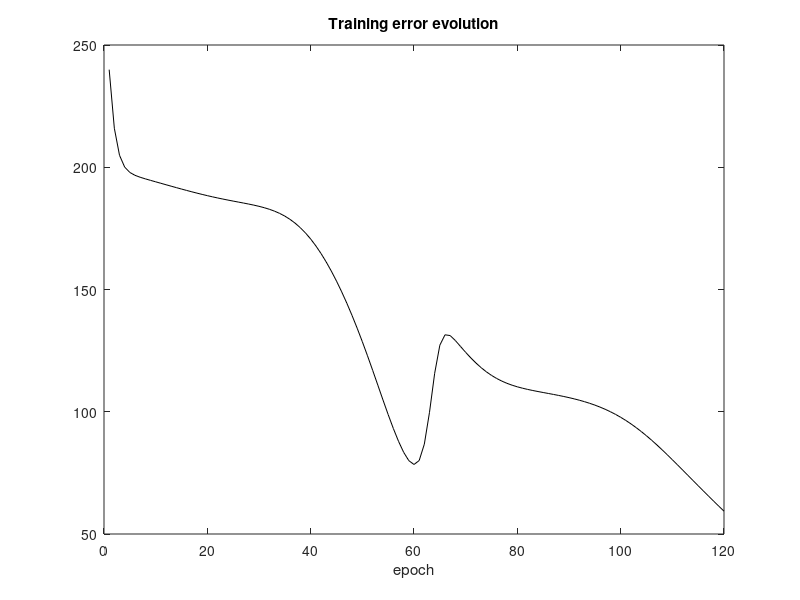
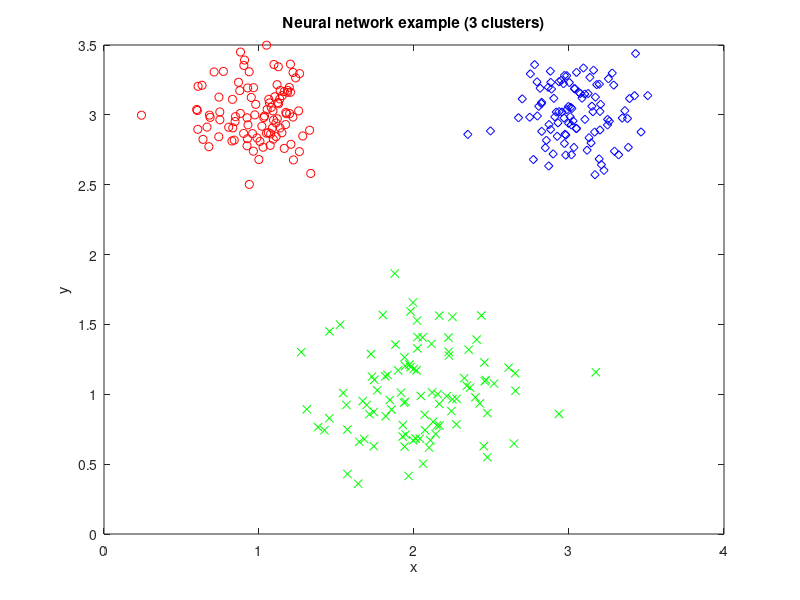
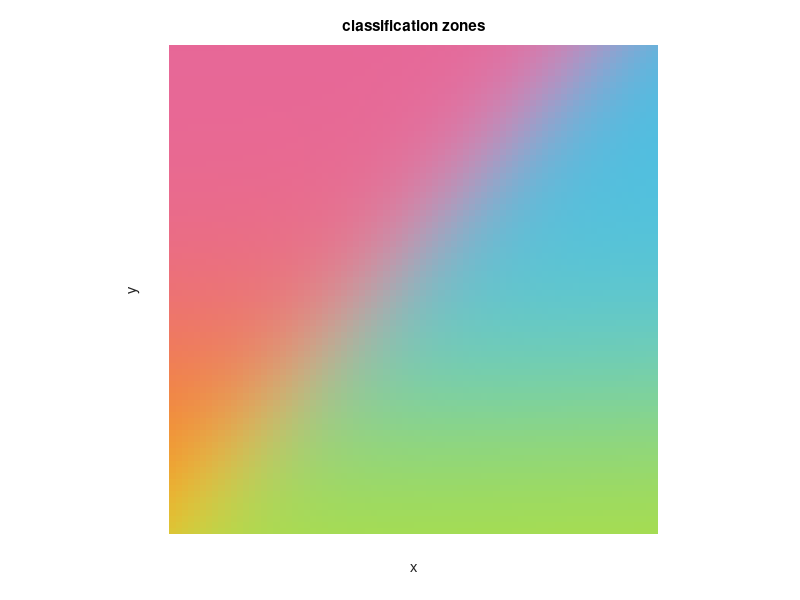

MATLAB code for these plots, in order:
% Backpropagation example
% Three clusters of Gaussian data

% the data (3 clusters)---------------------------
N=100;
%cluster 1
mux1=1; muy1=3; sigmax1=0.2; sigmay1=0.2;
x1=normrnd(mux1,sigmax1,1,N);
y1=normrnd(muy1,sigmay1,1,N);
%cluster 2
mux2=2; muy2=1; sigmax2=0.3; sigmay2=0.3;
x2=normrnd(mux2,sigmax2,1,N);
y2=normrnd(muy2,sigmay2,1,N);
%cluster 3
mux3=3; muy3=3; sigmax3=0.2; sigmay3=0.2;
x3=normrnd(mux3,sigmax3,1,N);
y3=normrnd(muy3,sigmay3,1,N);

% complete data set
D=zeros(2,3*N);
D(1,:)=[x1,x2,x3];
D(2,:)=[y1,y2,y3];

% neural network init------------------------------
% (w: weights; c: outputs; delta: error)
% 2 input neurons
ci=zeros(2,1);
% 2 hidden neurons
wh=0.05*ones(2,2); bh=0.05*ones(2,1); ch=zeros(2,1); deltah=zeros(2,1);
% 3 output neurons
wo=0.05*ones(2,3); bo=0.05*ones(3,1); co=zeros(3,1); deltao=zeros(3,1);

%training constant
eta=0.001;

Nte=120; %number of training epochs
Er=zeros(Nte,1); %error record

% neural network training------------------------------

%training iterations
Ef=1000; %for info after search

for it=1:Nte,   
   for in=1:300, 
      %---------------------------------------
      
      %neuron inputs
      nn=in;
      x=D(1,nn); y=D(2,nn);
      %neuron outputs
      ci(1)=x; ci(2)=y; ch=tanh(bh+(wh'*ci)); co=tanh(bo+(wo'*ch));
      %errors (output):
      deltao=(1-(co.^2)); 
      if in>200,
         %data with label co1=0, co2=0, co3=1
         deltao(1)=deltao(1)*(-co(1)); 
         deltao(2)=deltao(2)*(-co(2));
         deltao(3)=deltao(3)*(1-co(3));
         %training error
         Er(it)=Er(it)+((co(1))^2)+((co(2))^2)+((co(3)-1)^2);
      elseif in>100,         
         %data with label co1=0, co2=1, co3=0
         deltao(1)=deltao(1)*(-co(1)); 
      	deltao(2)=deltao(2)*(1-co(2));
         deltao(3)=deltao(3)*(-co(3));
         %training error
         Er(it)=Er(it)+((co(1))^2)+((co(2)-1)^2)+((co(3))^2);
      else
         %data with label co1=1, co2=0, co3=0
			deltao(1)=deltao(1)*(1-co(1)); 
         deltao(2)=deltao(2)*(-co(2));
         deltao(3)=deltao(3)*(-co(3));
         %training error
         Er(it)=Er(it)+((co(1)-1)^2)+((co(2))^2)+((co(3))^2);
      end;           
      %change of weights wo
      aux=eta*deltao*ch'; wo=wo+aux'; bo=bo+(eta*deltao);
      %errors (hidden)
      aux=deltao'*wo'; deltah=(1-(ch.^2)); deltah=deltah.*aux';
      %change of weights wh
      aux=eta*deltah*ci'; wh=wh+aux; bh=bh+(eta*deltah); 
  end;
  Ef=Er(it);
end;
Ef

% display-------------------------------------
figure(1)
plot(Er,'k');
title('Training error evolution');
xlabel('epoch')

% 3 data clusters
figure(2)
plot(x1,y1,'ro'); hold on;
plot(x2,y2,'gx');
plot(x3,y3,'bd');
title('Neural network example (3 clusters)'); 
xlabel('x'); ylabel('y');

% test of the trained network-----------------------------------
% test points:
figure(3)
zon=zeros(80,80,3); %space for RGB image
x=0; y=0;
%make zones using test points
for nl=1:80,
   y=0.05*nl;
   for nc=1:80,
      x=0.05*nc;
      %neuron outputs
      ci(1)=x; ci(2)=y; ch=tanh(bh+(wh'*ci)); co=tanh(bo+(wo'*ch));
      aux=co'; colr=0.5+(aux/2); %force into 0..1 range
      zon(nl,nc,:)=colr;
    end;
 end;  
 imshow(zon);
 axis xy;
 title('classification zones')
 xlabel('x'); ylabel('y');
 
